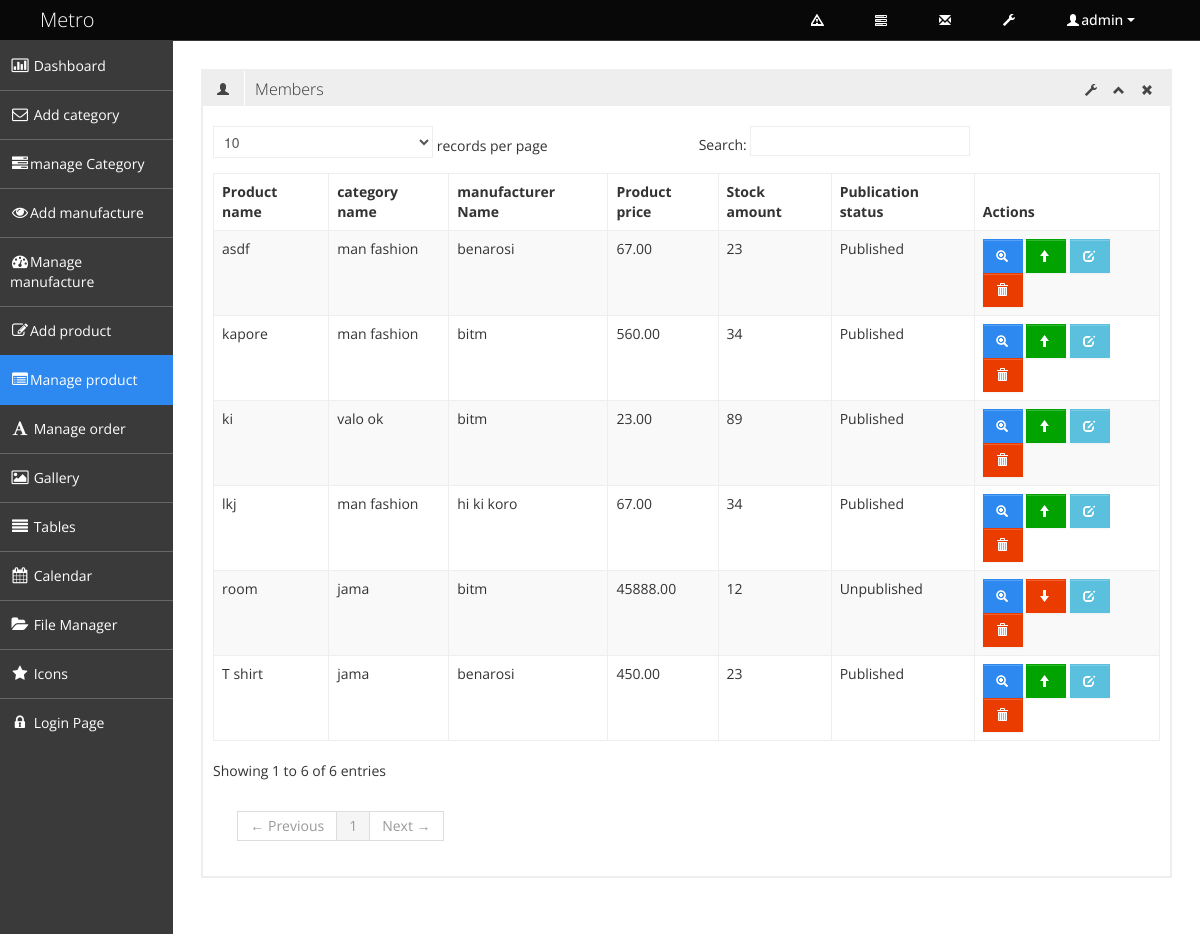
Screenshot of /admin/manage_product.php (signed in) with the database file from the repository.
### tables this page shows
CREATE TABLE `tbl_product` (
  `product_id` int(11) NOT NULL,
  `product_name` varchar(256) NOT NULL,
  `category_id` int(3) NOT NULL,
  `manufacturer_id` int(3) NOT NULL,
  `product_price` float(10,2) NOT NULL,
  `stock_amount` int(7) NOT NULL,
  `minimum_stock_amount` varchar(5) NOT NULL,
  `product_short_description` text NOT NULL,
  `product_long_description` text NOT NULL,
  `product_image` text NOT NULL,
  `publication_status` tinyint(1) NOT NULL
);

CREATE TABLE `tbl_category` (
  `category_id` int(3) NOT NULL,
  `category_name` varchar(100) NOT NULL,
  `category_description` text NOT NULL,
  `category_status` tinyint(1) NOT NULL
);

CREATE TABLE `tbl_manufacture` (
  `manufacturer_id` int(3) NOT NULL,
  `manufacturer_name` varchar(100) NOT NULL,
  `manufacturer_description` text NOT NULL,
  `manufacturer_status` tinyint(1) NOT NULL
);

### admin/manage_product.php (called while the page is built, shortened)
<?php
include 'admin_master.php';

### classes/super_admin.php (called while the page is built, shortened)
<?php
class Super_admin{
	private $dbconnection;
	public function __construct(){
		$host_name= 'Localhost';
		$user_name ='root';
		$password ='';
		$dbname ='db_shop';
		$this ->dbconnection= mysqli_connect($host_name, $user_name, $password, $dbname);
	}
    public function select_all_product_info(){
        $sql = "SELECT p.product_id, p.product_name, p.category_id, p.manufacturer_id, p.product_price, p.stock_amount,p.publication_status, c.category_name, m.manufacturer_name FROM tbl_product as p, tbl_category as c, tbl_manufacture as m WHERE p.category_id = c.category_id AND p.manufacturer_id = m.manufacturer_id";
        if(mysqli_query($this->dbconnection, $sql)){
            $query_result = mysqli_query($this->dbconnection, $sql);
            return $query_result;
        }else{
            die('query problem'. mysqli_error($this->dbconnection));
        }
    }
}

### admin/pages/manage_product_content.php (the view, shortened to what this page needs)
<?php
$query_result=$ob_supera->select_all_product_info();
?>
<div class="row-fluid sortable">
<div class="box span12">
	<div class="box-header" data-original-title>
		<h2><i class="halflings-icon user"></i><span class="break"></span>Members</h2>
		<div class="box-icon">
			<a href="#" class="btn-setting"><i class="halflings-icon wrench"></i></a>
			<a href="#" class="btn-minimize"><i class="halflings-icon chevron-up"></i></a>
			<a href="#" class="btn-close"><i class="halflings-icon remove"></i></a>
		</div>
	</div>
	<div class="box-content">
		<h2><?php if(isset($message)){ echo $message; unset($message); }?></h2>
		<table class="table table-striped table-bordered bootstrap-datatable datatable">
		  <thead>
			  <tr>
				  <th>Product name</th>
				  <th>category name</th>
				  <th>manufacturer Name</th>
				  <th>Product price</th>
				  <th>Stock amount</th>
				  <th>Publication status</th>
				  <th>Actions</th>
			  </tr>
			</thead>
		  <tbody>
		  	<?php while($product_info=mysqli_fetch_assoc($query_result)){ ?>
			<tr>
				<td><?php echo $product_info['product_name']; ?></td>
				<td class="center"><?php echo $product_info['category_name']; ?></td>
				<td class="center"><?php echo $product_info['manufacturer_name']; ?></td>
				<td class="center"><?php echo $product_info['product_price']; ?></td>
				<td class="center"><?php echo $product_info['stock_amount']; ?></td>
				<td class="center">					<?php
                     if($product_info['publication_status']==1){
                     echo "Published";
                     }else {
                     	echo "Unpublished";
                     }
					?></td>
				<td class="center">
                   <a class="btn btn-primary" href="viewproduct.php?id=<?php echo $product_info['product_id']; ?>">
						<i class="halflings-icon white zoom-in" title="view"></i>
					</a>
					<?php if($product_info['publication_status']==1){ ?>
					<a class="btn btn-success" href="?status=unpublished&&id=<?php echo $product_info['product_id']; ?>" title="unpublished">
						<i class="halflings-icon white arrow-up"></i>
					</a>
					<?php } else{ ?>
                       <a class="btn btn-danger" href="?status=published&&id=<?php echo $product_info['product_id']; ?>" title="published">
						<i class="halflings-icon white arrow-down"></i>
					  </a>
					<?php } ?>
					<a class="btn btn-info" href="editproduct.php?id=<?php echo $product_info['product_id']; ?>">
						<i class="halflings-icon white edit" title="edit"></i>
					</a>
					<a class="btn btn-danger" href="?status=delete&&id=<?php echo $product_info['product_id']; ?>" title="delete" onclick="return check_delete();">
						<i class="halflings-icon white trash"></i>
					</a>
				</td>
			</tr>
			<?php } ?>
		  </tbody>
	  </table>
	</div>
</div>
</div>

### admin/css/style.css (style rules this page uses)
body { background: #F5F5F5; color: #333; border: none; font-family: 'Open Sans', sans-serif; font-weight: 400; }
h2 { font-size: 16px; line-height: 16px; }
.box { border: 2px solid #eee; background: #fff !important; margin-bottom: 28px; }
.box-header { height: 16px; font-size: 16px; line-height: 16px; padding: 10px; background: #eee; -webkit-box-shadow: none; -moz-box-shadow: none; box-shadow: none; overflow: hidden; }
.box-header h2 { float:left; margin-top: 0px; font-weight: 300; }
.box-header h2 i { margin: 0px 3px 0px 4px; opacity: .8; filter: alpha(opacity=80); -ms-filter:"progid:DXImageTransform.Microsoft.Alpha(Opacity=80)"; }
.box-header .box-icon { float:right; margin-top: 1px; }
.box-header .box-icon i { -webkit-transition: all 0.1s ease-in-out; -moz-transition: all 0.1s ease-in-out; -o-transition: all 0.1s ease-in-out; -ms-transition: all 0.1s ease-in-out; transition: all 0.1s ease-in-out; opacity: .8; filter: alpha(opacity=80); -ms-filter:"progid:DXImageTransform.Microsoft.Alpha(Opacity=80)"; }
.box-header .box-icon a { margin: 0px 5px; }
.box-content { position: relative; z-index: 50; margin-top: -1px; padding: 10px; background: #fff !important; }
.btn { display: inline-block; padding: 6px 12px; margin-bottom: 0; font-size: 14px; font-weight: 500; line-height: 20px; text-align: center; white-space: nowrap; vertical-align: middle; cursor: pointer; border: 1px solid #a7a9aa; -webkit-border-radius: 0px !important; border-radius: 0px !important; }
.btn i { margin-top: 2px; }
.btn { color: #ffffff; background-color: #a7a9aa; border-color: #a7a9aa; background-image: none; filter: none; text-shadow: none; }
.btn-primary { background-color: #2D89EF; border-color: #2D89EF; }
.btn-danger { background-color: #EB3C00; border-color: #EB3C00; }
.btn-success { background-color: #00A300; border-color: #00A300; }
.btn-info { background-color: #5bc0de; border-color: #5bc0de; }
.table th, .table td { border-top: 1px solid #eee; }
.table-bordered { border-color: #eee; -webkit-border-radius: 0px !important; -moz-border-radius: 0px !important; border-radius: 0px !important; }
.table-bordered th, .table-bordered td { border-left: 1px solid #eee; }
.table-bordered thead:first-child tr:first-child > th:first-child, .table-bordered tbody:first-child tr:first-child > td:first-child, .table-bordered tbody:first-child tr:first-child > th:first-child { -webkit-border-radius: 0px !important; -moz-border-radius: 0px !important; border-radius: 0px !important; }
.table-bordered thead:first-child tr:first-child > th:last-child, .table-bordered tbody:first-child tr:first-child > td:last-child, .table-bordered tbody:first-child tr:first-child > th:last-child { -webkit-border-radius: 0px !important; -moz-border-radius: 0px !important; border-radius: 0px !important; }
.table-bordered thead:last-child tr:last-child > th:first-child, .table-bordered tbody:last-child tr:last-child > td:first-child, .table-bordered tbody:last-child tr:last-child > th:first-child, .table-bordered tfoot:last-child tr:last-child > td:first-child, .table-bordered tfoot:last-child tr:last-child > th:first-child { -webkit-border-radius: 0px !important; -moz-border-radius: 0px !important; border-radius: 0px !important; }
.table-bordered thead:last-child tr:last-child > th:last-child, .table-bordered tbody:last-child tr:last-child > td:last-child, .table-bordered tbody:last-child tr:last-child > th:last-child, .table-bordered tfoot:last-child tr:last-child > td:last-child, .table-bordered tfoot:last-child tr:last-child > th:last-child { -webkit-border-radius: 0px !important; -moz-border-radius: 0px !important; border-radius: 0px !important; }

### rows the page displays
tbl_product: product_name "ki", category.category_name "valo ok", manufacturer.manufacturer_name "bitm", product_price "23.00", stock_amount "89", publication_status "Published"
tbl_product: product_name "asdf", category.category_name "man fashion", manufacturer.manufacturer_name "benarosi", product_price "67.00", stock_amount "23", publication_status "Published"
tbl_product: product_name "lkj", category.category_name "man fashion", manufacturer.manufacturer_name "hi ki koro", product_price "67.00", stock_amount "34", publication_status "Published"
tbl_product: product_name "room", category.category_name "jama", manufacturer.manufacturer_name "bitm", product_price "45888.00", stock_amount "12", publication_status "Unpublished"
tbl_product: product_name "kapore", category.category_name "man fashion", manufacturer.manufacturer_name "bitm", product_price "560.00", stock_amount "34", publication_status "Published"
tbl_product: product_name "T shirt", category.category_name "jama", manufacturer.manufacturer_name "benarosi", product_price "450.00", stock_amount "23", publication_status "Published"

### other values shown
$_SESSION['admin_name'] "admin"
